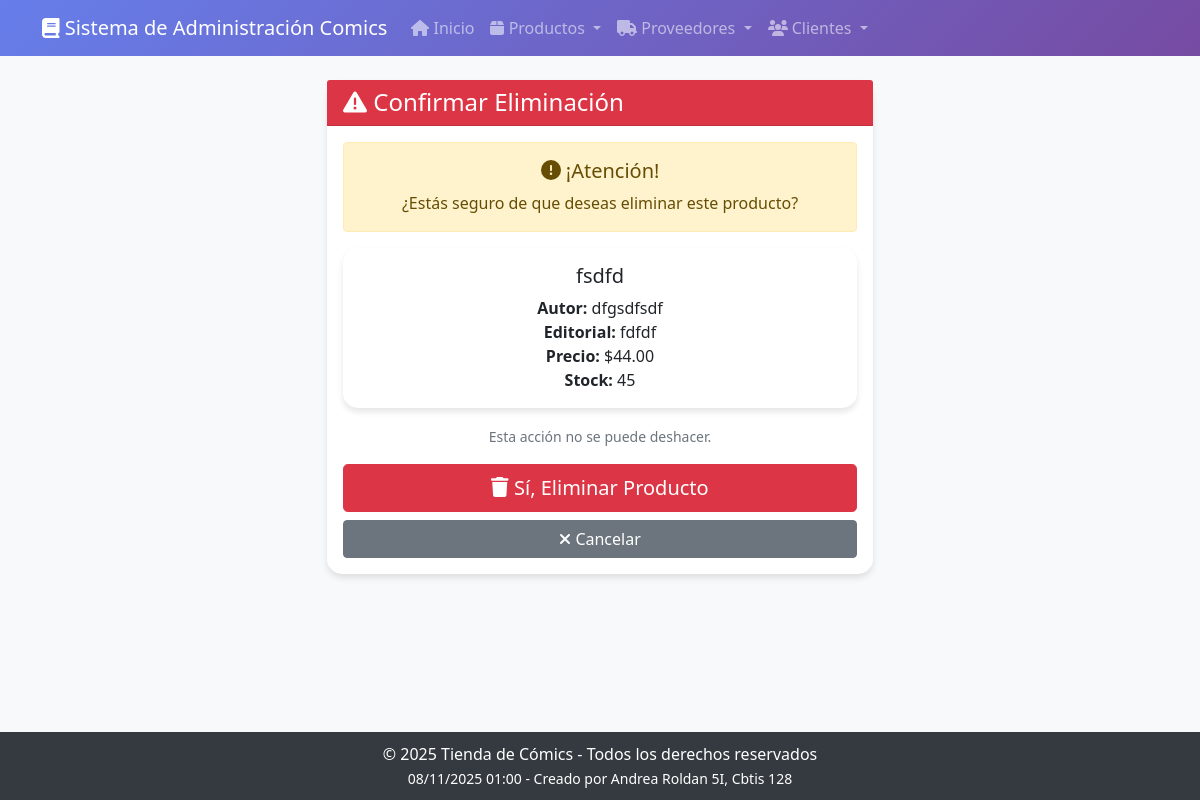
The page /productos/borrar/2/ on the database its author committed.
### app_Comics/models.py (models this page shows, shortened)
class Producto(models.Model):
    nombre = models.CharField(max_length=150)
    autor = models.CharField(max_length=100)
    editorial = models.CharField(max_length=100)
    genero = models.CharField(max_length=50)
    precio = models.DecimalField(max_digits=10, decimal_places=2)
    stock = models.IntegerField()
    fecha_publicacion = models.DateField()
    isbn = models.CharField(max_length=13, unique=True)
    tipo_producto = models.IntegerField()
    proveedor = models.ForeignKey(Proveedor, on_delete=models.CASCADE, related_name='productos')

### app_Comics/views.py (the view)
# urls.py: path('productos/borrar/<int:producto_id>/', views.borrar_Producto, name='borrar_Producto'),
def borrar_Producto(request, producto_id):
    producto = get_object_or_404(Producto, id=producto_id)
    return render(request, 'Producto/borrar_Productos.html', {'producto': producto})

### app_Comics/templates/Producto/borrar_Productos.html (shortened to what this page needs)
{% extends 'base.html' %}
{% block content %}
<div class="row justify-content-center">
    <div class="col-md-6">
        <div class="card">
            <div class="card-header bg-danger text-white">
                <h4 class="mb-0"><i class="fas fa-exclamation-triangle"></i> Confirmar Eliminación</h4>
            </div>
            <div class="card-body text-center">
                <div class="alert alert-warning" role="alert">
                    <h5><i class="fas fa-exclamation-circle"></i> ¡Atención!</h5>
                    <p class="mb-0">¿Estás seguro de que deseas eliminar este producto?</p>
                </div>
                <div class="card mb-3">
                    <div class="card-body">
                        <h5 class="card-title">{{ producto.nombre }}</h5>
                        <p class="card-text">
                            <strong>Autor:</strong> {{ producto.autor }}<br>
                            <strong>Editorial:</strong> {{ producto.editorial }}<br>
                            <strong>Precio:</strong> ${{ producto.precio }}<br>
                            <strong>Stock:</strong> {{ producto.stock }}
                        </p>
                    </div>
                </div>
                <p class="text-muted"><small>Esta acción no se puede deshacer.</small></p>
                <form method="POST" action="{% url 'confirmar_borrar_Producto' producto.id %}">
                    <div class="d-grid gap-2">
                        <button type="submit" class="btn btn-danger btn-lg">
                            <i class="fas fa-trash"></i> Sí, Eliminar Producto
                        </button>
                        <a href="{% url 'ver_Productos' %}" class="btn btn-secondary">
                            <i class="fas fa-times"></i> Cancelar
                        </a>
                    </div>
                </form>
            </div>
        </div>
    </div>
</div>
{% endblock %}

### app_Comics/templates/base.html (style rules this page uses)
body { background-color: #f8f9fa; font-family: 'Segoe UI', Tahoma, Geneva, Verdana, sans-serif; padding-bottom: 100px; }
.card { border: none; border-radius: 15px; box-shadow: 0 4px 6px rgba(0,0,0,0.1); transition: transform 0.3s ease; margin-bottom: 20px; }

### rows shown on the page
Producto: nombre "fsdfd", autor "dfgsdfsdf", editorial "fdfdf", precio "44.00", stock "45"
